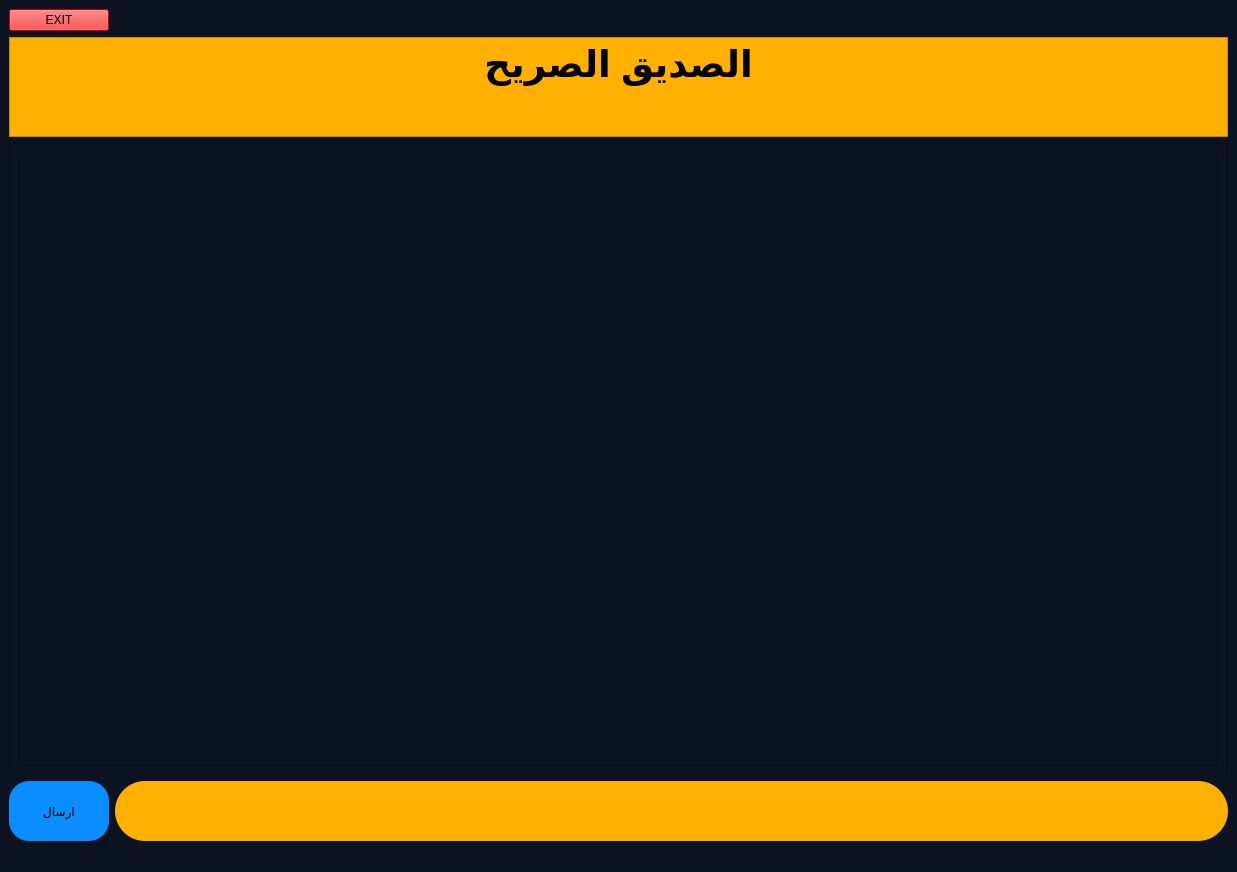
<?xml version="1.0" encoding="UTF-8"?>
<ui version="4.0">
 <class>ui2</class>
 <widget class="QMainWindow" name="ui2">
  <property name="geometry">
   <rect>
    <x>0</x>
    <y>0</y>
    <width>1237</width>
    <height>872</height>
   </rect>
  </property>
  <property name="windowTitle">
   <string>MainWindow</string>
  </property>
  <property name="styleSheet">
   <string notr="true">background-color: rgb(11, 18, 32);</string>
  </property>
  <widget class="QWidget" name="centralwidget">
   <layout class="QGridLayout" name="gridLayout">
    <item row="0" column="0">
     <widget class="QPushButton" name="pushButton_2">
      <property name="styleSheet">
       <string notr="true">background-color: rgb(255, 0, 0);</string>
      </property>
      <property name="text">
       <string>EXIT</string>
      </property>
     </widget>
    </item>
    <item row="0" column="1">
     <spacer name="horizontalSpacer">
      <property name="orientation">
       <enum>Qt::Horizontal</enum>
      </property>
      <property name="sizeHint" stdset="0">
       <size>
        <width>1110</width>
        <height>20</height>
       </size>
      </property>
     </spacer>
    </item>
    <item row="1" column="0" colspan="2">
     <widget class="QTextBrowser" name="textBrowser">
      <property name="maximumSize">
       <size>
        <width>16777215</width>
        <height>100</height>
       </size>
      </property>
      <property name="styleSheet">
       <string notr="true">background-color: rgb(255, 176, 0);</string>
      </property>
      <property name="html">
       <string>&lt;!DOCTYPE HTML PUBLIC &quot;-//W3C//DTD HTML 4.0//EN&quot; &quot;http://www.w3.org/TR/REC-html40/strict.dtd&quot;&gt;
&lt;html&gt;&lt;head&gt;&lt;meta name=&quot;qrichtext&quot; content=&quot;1&quot; /&gt;&lt;meta charset=&quot;utf-8&quot; /&gt;&lt;style type=&quot;text/css&quot;&gt;
p, li { white-space: pre-wrap; }
hr { height: 1px; border-width: 0; }
li.unchecked::marker { content: &quot;\2610&quot;; }
li.checked::marker { content: &quot;\2612&quot;; }
&lt;/style&gt;&lt;/head&gt;&lt;body style=&quot; font-family:'Segoe UI'; font-size:9pt; font-weight:400; font-style:normal;&quot;&gt;
&lt;p align=&quot;center&quot; style=&quot; margin-top:0px; margin-bottom:0px; margin-left:0px; margin-right:0px; -qt-block-indent:0; text-indent:0px;&quot;&gt;&lt;span style=&quot; font-size:28pt; font-weight:700; color:#000000;&quot;&gt;الصديق الصريح&lt;/span&gt;&lt;/p&gt;&lt;/body&gt;&lt;/html&gt;</string>
      </property>
     </widget>
    </item>
    <item row="2" column="0" colspan="2">
     <widget class="QScrollArea" name="scrollArea">
      <property name="widgetResizable">
       <bool>true</bool>
      </property>
      <widget class="QWidget" name="scrollAreaWidgetContents">
       <property name="geometry">
        <rect>
         <x>0</x>
         <y>0</y>
         <width>1217</width>
         <height>607</height>
        </rect>
       </property>
       <layout class="QGridLayout" name="gridLayout_2">
        <item row="0" column="0">
         <widget class="QTextBrowser" name="textBrowser_2">
          <property name="styleSheet">
           <string notr="true">font: 12pt &quot;Segoe UI&quot;;
color: rgb(255, 255, 255);</string>
          </property>
         </widget>
        </item>
       </layout>
      </widget>
     </widget>
    </item>
    <item row="3" column="0">
     <widget class="QPushButton" name="pushButton">
      <property name="minimumSize">
       <size>
        <width>100</width>
        <height>60</height>
       </size>
      </property>
      <property name="styleSheet">
       <string notr="true">border-radius: 20%;
font: 12pt &quot;Segoe UI&quot;;
background-color: rgb(11, 141, 255);</string>
      </property>
      <property name="text">
       <string>ارسال</string>
      </property>
      <property name="shortcut">
       <string>Return</string>
      </property>
     </widget>
    </item>
    <item row="3" column="1">
     <widget class="QLineEdit" name="lineEdit">
      <property name="minimumSize">
       <size>
        <width>0</width>
        <height>60</height>
       </size>
      </property>
      <property name="styleSheet">
       <string notr="true">border-radius: 30%;
background-color: rgb(255, 176, 0);</string>
      </property>
     </widget>
    </item>
   </layout>
  </widget>
  <widget class="QMenuBar" name="menubar">
   <property name="geometry">
    <rect>
     <x>0</x>
     <y>0</y>
     <width>1237</width>
     <height>21</height>
    </rect>
   </property>
  </widget>
  <widget class="QStatusBar" name="statusbar"/>
 </widget>
 <resources/>
 <connections/>
</ui>
